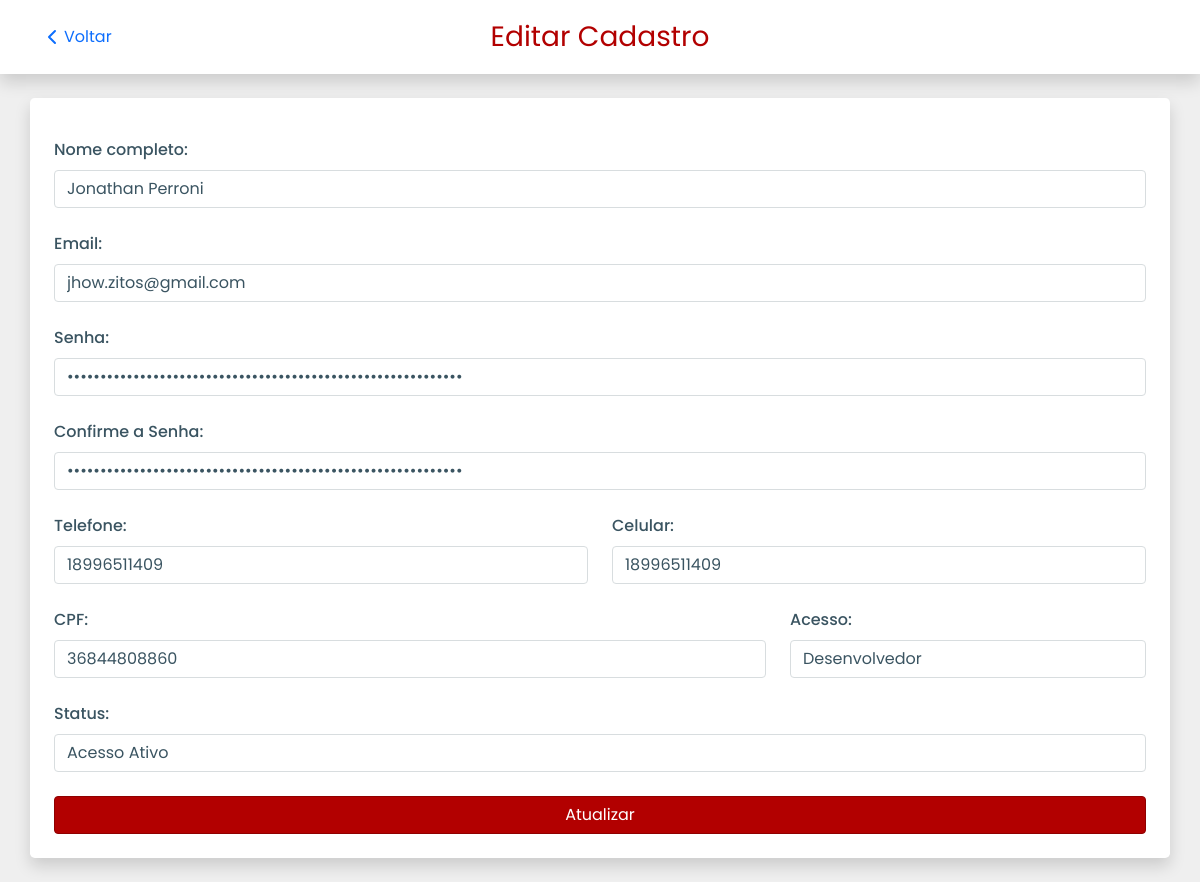
The app's page /Dev/DevSidebar/editar/editarDev.php?codigo=8 (signed in), older data.
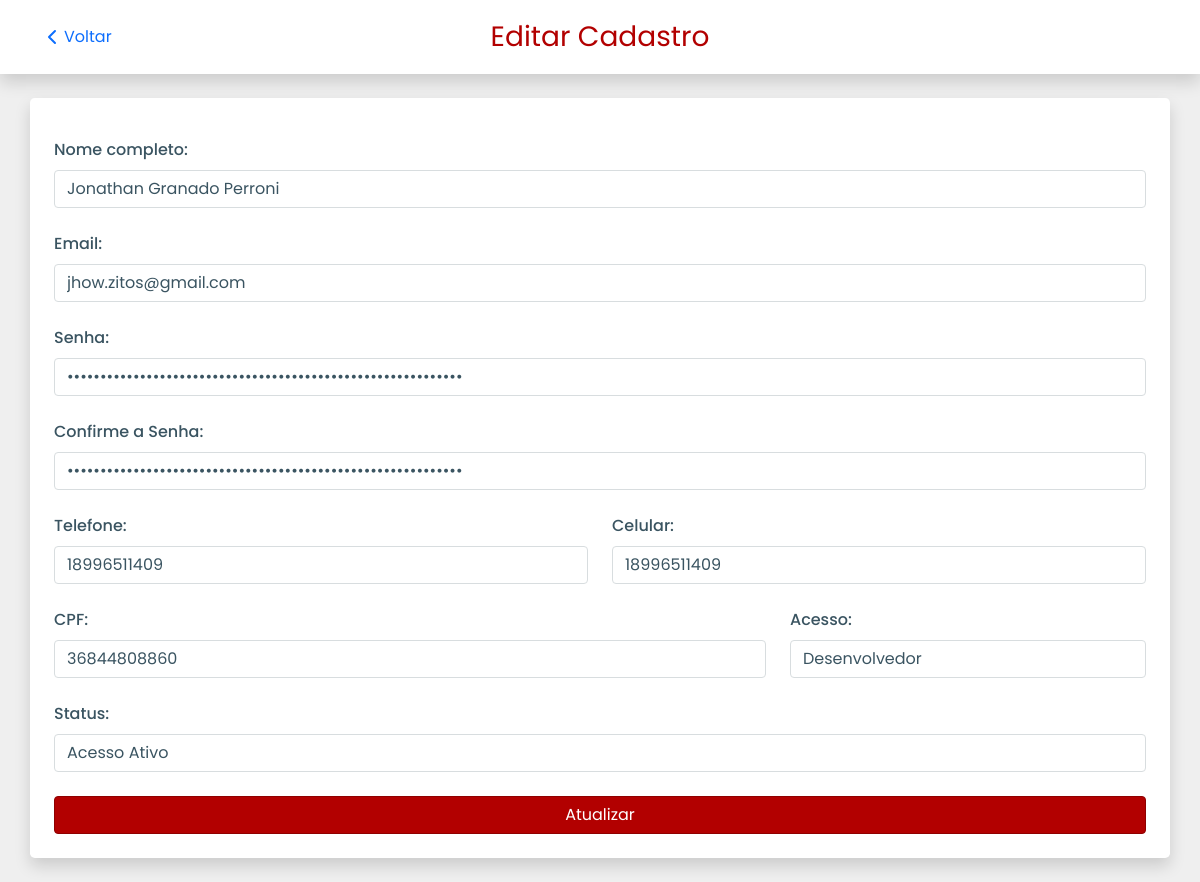
The same page, newer data.
### tables this page shows
CREATE TABLE `tbdev` (
  `codigo` int(11) NOT NULL,
  `nome` varchar(100) NOT NULL,
  `cpf` varchar(20) NOT NULL,
  `email` varchar(220) NOT NULL,
  `password` varchar(220) NOT NULL,
  `telefone` varchar(30) DEFAULT NULL,
  `celular` varchar(30) DEFAULT NULL,
  `acesso` varchar(15) DEFAULT NULL,
  `codigo_autenticacao` varchar(8) DEFAULT NULL,
  `chave_recuperar_senha` varchar(220) DEFAULT NULL,
  `data_codigo_autenticacao` datetime DEFAULT NULL,
  `statusDev` tinyint(1) DEFAULT 0
);

### Dev/DevSidebar/editar/editarDev.php (the view, shortened to what this page needs)
<?php
include("../../../conexao/conexao.php");
if (isset($_GET['codigo'])) {
    $codigo = $_GET['codigo'];
    $codigo = $conn->real_escape_string($codigo);
    $sql = "SELECT * FROM tbdev WHERE codigo = $codigo";
    $result = $conn->query($sql);
    if ($result->num_rows > 0) {
        $row = $result->fetch_assoc();
    } else {
        echo "Registro não encontrado!";
        exit;
    }
} else {
    echo "ID não fornecido!";
    exit;
}
?>
<!DOCTYPE html>
<html lang="pt-BR">
<head>
    <link rel="stylesheet" href="../src/output.css">
    <link href="https://cdn.jsdelivr.net/npm/bootstrap@5.0.2/dist/css/bootstrap.min.css" rel="stylesheet">
    <link rel="stylesheet" href="../../DevCss/defaults.css">
    <link rel="stylesheet" href="../../DevCss/cadastrar_admin.css">
</head>
<body class="w-100 h-auto d-flex flex-column align-items-center">
    <header class="container-fluid d-flex justify-content-center align-items-center bg-white py-2 px-4 shadow">
        <a href="../list/listadevNew.php" class="d-flex align-items-center position-absolute start-0 ms-4 nav-link">
            <svg xmlns="http://www.w3.org/2000/svg" width="24" height="24" viewBox="0 0 24 24" fill="none" stroke="currentColor" stroke-width="2" stroke-linecap="round" stroke-linejoin="round" class="lucide lucide-chevron-left"><path d="m15 18-6-6 6-6"/></svg>
            <span class="fw-medium">Voltar</span>
        </a>
        <a href="" class="nav-link fs-3 fw-medium text-primary">Editar Cadastro</a>
    </header>
    <div class="container-sm my-4 bg-white shadow p-4 rounded-3">
    <form action="attDev.php" method="POST" class="d-flex flex-column gap-4">
    <div>
        <label for="nome" class="form-label">Nome completo:</label>
        <input type="text" name="nome" placeholder="Insira o nome completo" required class="form-control" value="<?php echo htmlspecialchars($row['nome']);?>">
    </div>
    <div>
        <label for="email" class="form-label">Email:</label>
        <input type="email" name="email" placeholder="Insira o email" required class="form-control" value="<?php echo htmlspecialchars($row['email']);?>">
    </div>
    <div>
        <label for="password" class="form-label">Senha:</label>
        <?php
            $senha_visivel = htmlspecialchars($row['password']);
        ?>
        <input type="password" name="password" placeholder="Insira a senha" required class="form-control"  value="<?php echo $senha_visivel; ?>">
    </div>
    <div>
        <label for="password2" class="form-label">Confirme a Senha:</label>
        <input type="password" name="password2" placeholder="Confirme a senha" required class="form-control"  value="<?php echo $senha_visivel; ?>">
    </div>
    <div class="breakable-row d-flex justify-between gap-4">
        <div class="w-100">
            <label for="telefone" class="form-label">Telefone:</label>
            <input type="tel" name="telefone" placeholder="Insira o número de telefone" class="form-control" value="<?php echo htmlspecialchars($row['telefone']);?>">
        </div>
        <div class="w-100">
            <label for="celular" class="form-label">Celular:</label>
            <input type="tel" name="celular" placeholder="Insira o número de celular" required class="form-control" value="<?php echo htmlspecialchars($row['celular']);?>">
        </div>
    </div>
    <div class="breakable-row d-flex justify-between gap-4">
        <div class="w-100">
            <label for="cpf" class="form-label">CPF:</label>
            <input type="text" name="cpf" placeholder="Insira o CPF" required class="form-control" value="<?php echo htmlspecialchars($row['cpf']);?>">
        </div>
        <div class="w-50">
           <label for="acesso" class="form-label">Acesso:</label>
           <input type="text" name="acesso" id="acesso" required class="form-control" value="<?php echo htmlspecialchars($row['acesso']); ?>" placeholder="Digite o nível de acesso">
        </div>
    </div>
    <div >
    <label for="statusDev" class="form-label">Status:</label>
    <select name="statusDev" id="statusDev" class="form-control " onchange="this.form.submit()">
        <option value="1" <?php echo ($row['statusDev'] == '1') ? 'selected' : ''; ?>>Acesso Ativo</option>
    </select>
</div>
    <button type="submit" class="btn btn-primary">Atualizar</button>
</form>
    </div>
    </body>

Row changes from the older to the newer data that the page shows:
changed tbdev "jhow.zitos@gmail.com": nome "Jonathan Perroni" → "Jonathan Granado Perroni"
